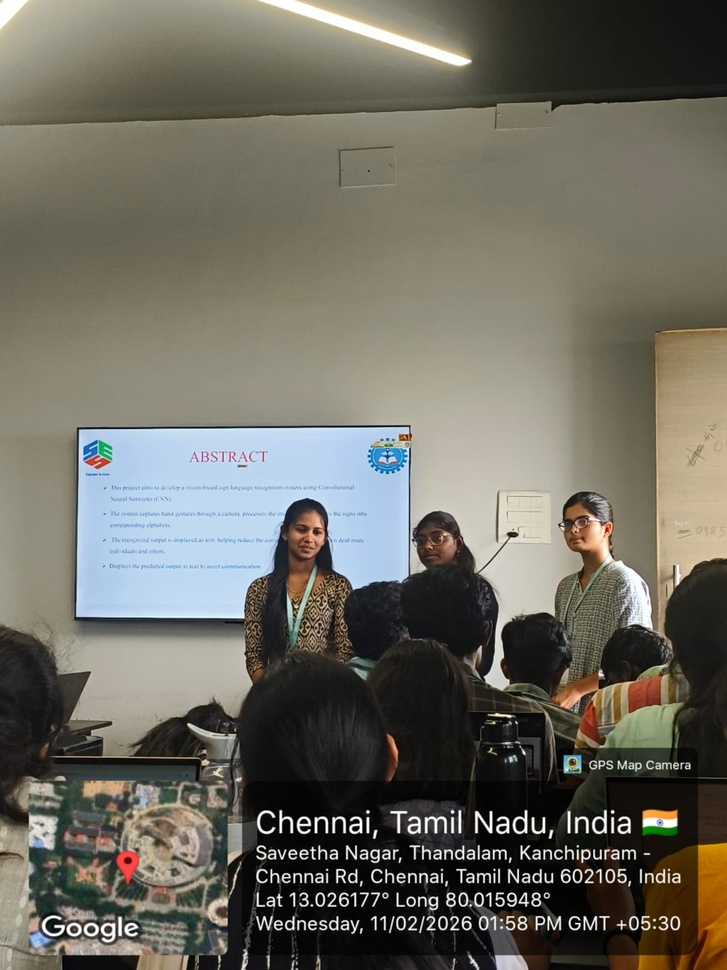
#> input picture GROUP.jpg, 727 x 970 px, shrunk from 1200 x 1600 before the run
$ jupyter execute exp_33.ipynb
#> lines starting #> are read from the running program, lines starting #| are printed output that depends on the picture; after the words box and inside, x2 and y2 are one past the last pixel; in counts of white or black regions, pixels touching at a corner belong together
[cell 1]
# ==========================================
# Morphological Operation using Morphological Gradient
# Google Colab - Single Cell
# ==========================================

import cv2
import numpy as np
from google.colab import files
from google.colab.patches import cv2_imshow

# Step 1: Upload Image
uploaded = files.upload()
#> the answer given: GROUP.jpg
image_path = list(uploaded.keys())[0]

# Step 2: Read Image
image = cv2.imread(image_path)
#> image is the input picture: shape (970, 727, 3); mean B, G, R 96.9, 107.4, 109.8

# Step 3: Convert to Grayscale
gray = cv2.cvtColor(image, cv2.COLOR_BGR2GRAY)
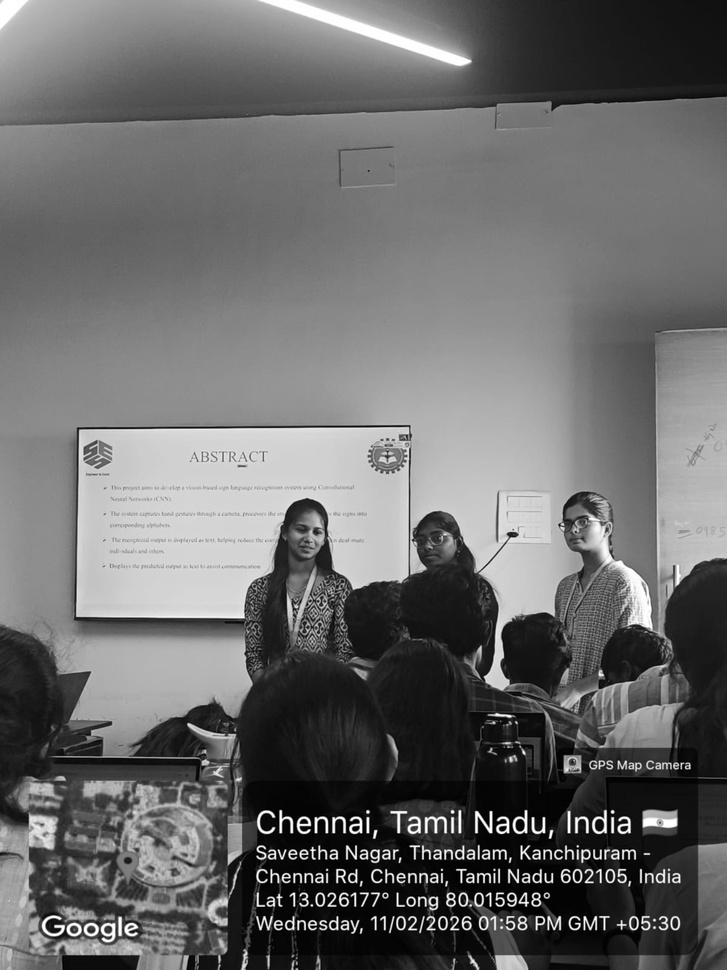
#> gray: shape (970, 727); min 0, max 255, mean 106.9

# Step 4: Convert to Binary Image (Thresholding)
_, binary = cv2.threshold(gray, 127, 255, cv2.THRESH_BINARY)
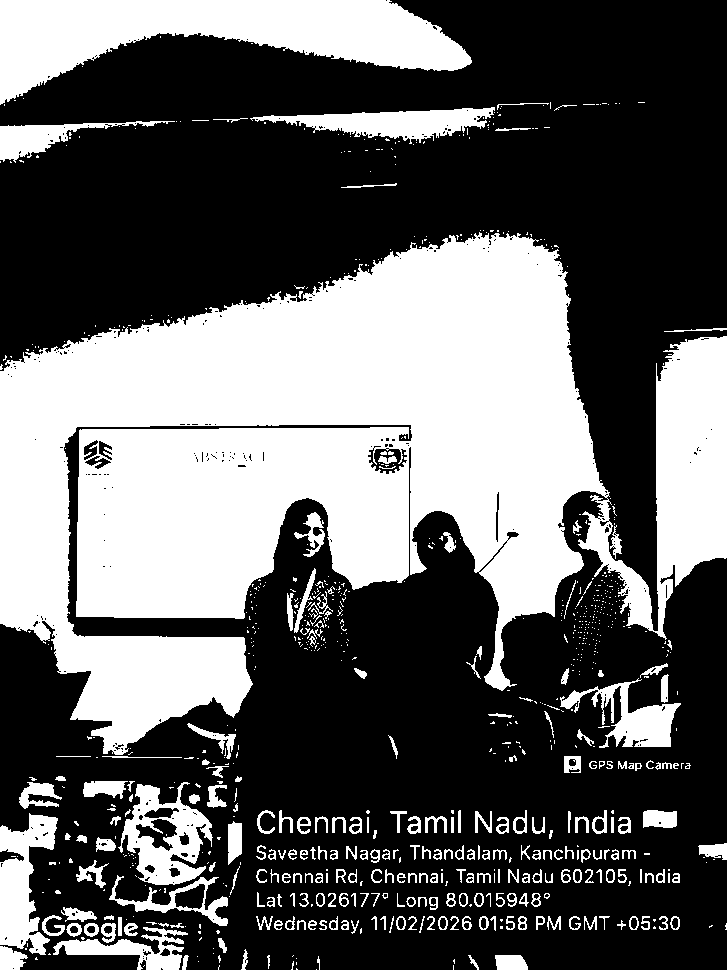
#> binary: shape (970, 727); 38.4% white; 848 white regions (597 under 20 px), largest, box (x1, y1, x2, y2) and area: (0, 232, 727, 755) 201847, (0, 0, 472, 105) 25076, (118, 782, 213, 885) 4622

# Step 5: Create Structuring Element (Kernel)
kernel = np.ones((5,5), np.uint8)

# Step 6: Apply Morphological Gradient
gradient = cv2.morphologyEx(binary, cv2.MORPH_GRADIENT, kernel)
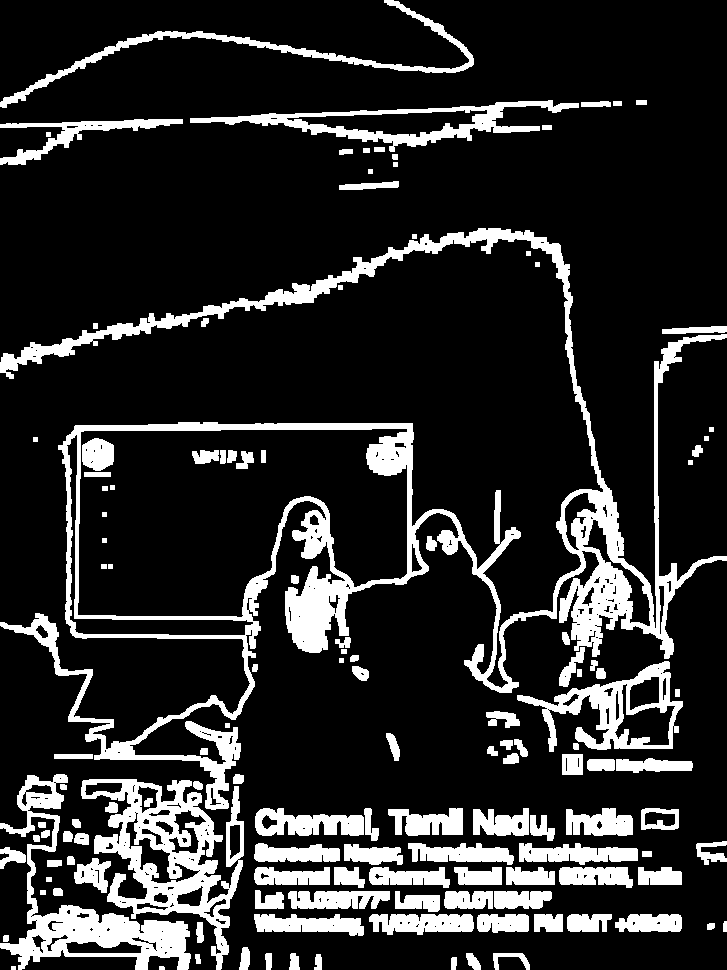
#> gradient: shape (970, 727); 16.7% white; 134 white regions, largest, box (x1, y1, x2, y2) and area: (0, 228, 727, 810) 42678, (81, 779, 244, 970) 10689, (0, 774, 191, 970) 8475

# Step 7: Display Results
print("Binary Image")
cv2_imshow(binary)

print("Morphological Gradient (Boundary)")
cv2_imshow(gradient)
